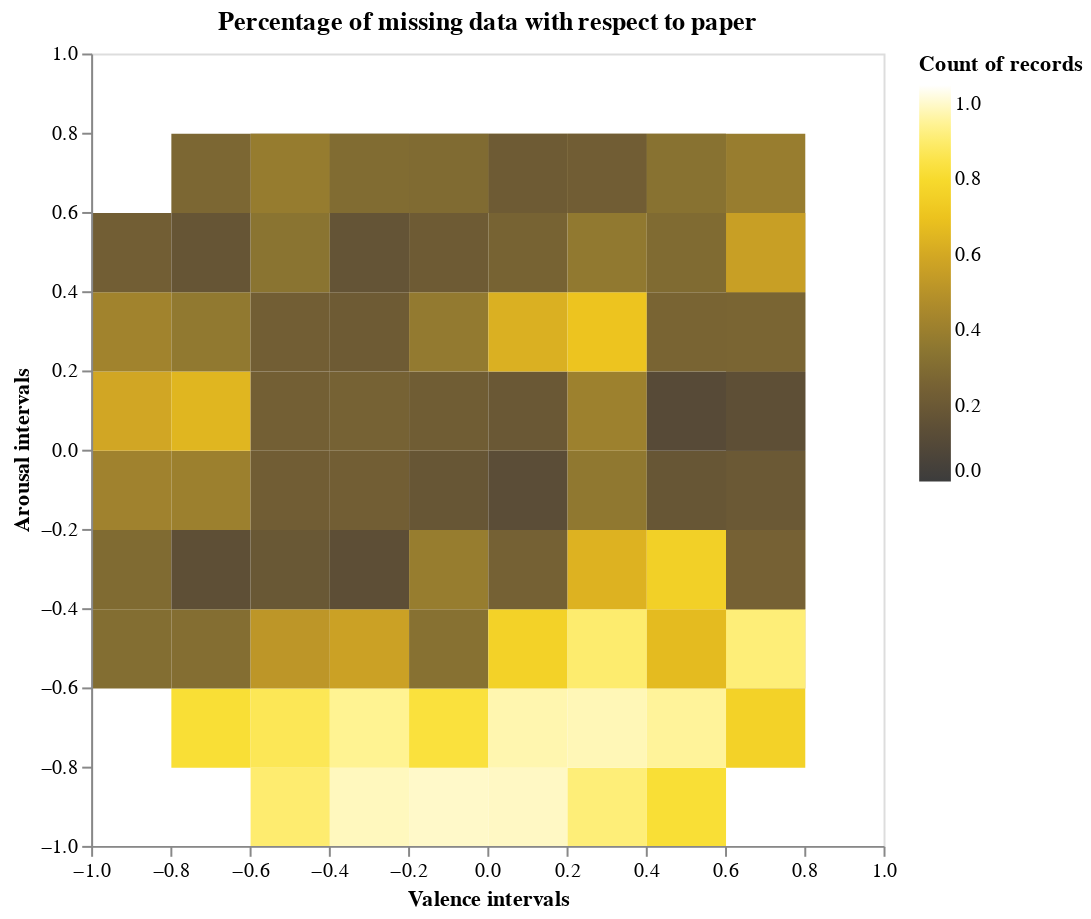

Notebook cell for this chart:
### Code cell
# Create the histogram using Altair
difference_histogram_2d = alt.Chart(hist_df_difference_normed).mark_rect().encode(
    x=alt.X('valence:Q', bin=alt.Bin(maxbins=total_bins), scale = alt.Scale(domain=[-1, 1]), 
            axis = alt.Axis(values=valence_edges, labelAngle=0, title="Valence intervals", labelFlush=False)),
    y=alt.Y('arousal:Q', bin=alt.Bin(maxbins=total_bins), scale = alt.Scale(domain=[-1, 1]), 
            axis = alt.Axis(values=arousal_edges, labelAngle=0, title="Arousal intervals", labelFlush=False)),
    color=alt.Color('percentage:Q', scale=alt.Scale(scheme='darkgold', domain=[0, 1.05]), 
                    legend=alt.Legend(title="Count of records")),
    tooltip=[
        alt.Tooltip('valence:Q', bin=alt.Bin(maxbins=total_bins), title='Valence Interval'),
        alt.Tooltip('arousal:Q', bin=alt.Bin(maxbins=total_bins), title='Arousal Interval'),
        alt.Tooltip('percentage:Q', title = 'Percentage of missing data'),
        alt.Tooltip('count:Q', title = 'Count of missing records')
    ]
).properties(
    width=400,
    height=400
)

# Overlay the heatmap and the dotted grid
difference_histogram_2d_with_dotted_grid = (difference_histogram_2d).properties(title = 'Percentage of missing data with respect to paper').interactive()
difference_histogram_2d_with_dotted_grid

### Figure 1 — Vega-Lite specification as saved in the notebook (floating-point values rounded to 4 significant figures)
{"config": {"view": {"continuousWidth": 300, "continuousHeight": 300}}, "data": {"name": "data-3c3847f4e16e7597ce4db4a3a99c140c"}, "mark": {"type": "rect"}, "encoding": {"color": {"field": "percentage", "legend": {"title": "Count of records"}, "scale": {"domain": [0, 1.05], "scheme": "darkgold"}, "type": "quantitative"}, "tooltip": [{"bin": {"maxbins": 10}, "field": "valence", "title": "Valence Interval", "type": "quantitative"}, {"bin": {"maxbins": 10}, "field": "arousal", "title": "Arousal Interval", "type": "quantitative"}, {"field": "percentage", "title": "Percentage of missing data", "type": "quantitative"}, {"field": "count", "title": "Count of missing records", "type": "quantitative"}], "x": {"axis": {"labelAngle": 0, "labelFlush": false, "title": "Valence intervals", "values": [-1.0, -0.8, -0.6, -0.4, -0.2, 0.0, 0.2, 0.4, 0.6, 0.8, 1.0]}, "bin": {"maxbins": 10}, "field": "valence", "scale": {"domain": [-1, 1]}, "type": "quantitative"}, "y": {"axis": {"labelAngle": 0, "labelFlush": false, "title": "Arousal intervals", "values": [-1.0, -0.8, -0.6, -0.4, -0.2, 0.0, 0.2, 0.4, 0.6, 0.8, 1.0]}, "bin": {"maxbins": 10}, "field": "arousal", "scale": {"domain": [-1, 1]}, "type": "quantitative"}}, "height": 400, "params": [{"name": "param_50", "select": {"type": "interval", "encodings": ["x", "y"]}, "bind": "scales"}], "title": "Percentage of missing data with respect to paper", "width": 400, "$schema": "https://vega.github.io/schema/vega-lite/v5.15.1.json", "datasets": {"data-3c3847f4e16e7597ce4db4a3a99c140c": [{"arousal": -1.0, "valence": -0.6, "count": 19.0, "percentage": 0.9048}, {"arousal": -1.0, "valence": -0.4, "count": 666.0, "percentage": 0.9881}, {"arousal": -1.0, "valence": -0.2, "count": 1020.0, "percentage": 0.999}, {"arousal": -1.0, "valence": 0.0, "count": 518.0, "percentage": 0.9942}, {"arousal": -1.0, "valence": 0.2, "count": 55.0, "percentage": 0.9167}, {"arousal": -1.0, "valence": 0.4, "count": 47.0, "percentage": 0.8246}, {"arousal": -0.8, "valence": -0.8, "count": 61.0, "percentage": 0.8243}, {"arousal": -0.8, "valence": -0.6, "count": 140.0, "percentage": 0.8696}, {"arousal": -0.8, "valence": -0.4, "count": 531.0, "percentage": 0.9465}, {"arousal": -0.8, "valence": -0.2, "count": 589.0, "percentage": 0.8343}, {"arousal": -0.8, "valence": 0.0, "count": 980.0, "percentage": 0.9742}, {"arousal": -0.8, "valence": 0.2, "count": 424.0, "percentage": 0.9815}, {"arousal": -0.8, "valence": 0.4, "count": 704.0, "percentage": 0.9539}, {"arousal": -0.8, "valence": 0.6, "count": 405.0, "percentage": 0.7642}, {"arousal": -0.6, "valence": -1.0, "count": 197.0, "percentage": 0.3088}, {"arousal": -0.6, "valence": -0.8, "count": 225.0, "percentage": 0.3125}, {"arousal": -0.6, "valence": -0.6, "count": 162.0, "percentage": 0.5192}, {"arousal": -0.6, "valence": -0.4, "count": 288.0, "percentage": 0.5703}, {"arousal": -0.6, "valence": -0.2, "count": 877.0, "percentage": 0.3261}, {"arousal": -0.6, "valence": 0.0, "count": 1461.0, "percentage": 0.7669}, {"arousal": -0.6, "valence": 0.2, "count": 1108.0, "percentage": 0.9023}, {"arousal": -0.6, "valence": 0.4, "count": 664.0, "percentage": 0.6694}, {"arousal": -0.6, "valence": 0.6, "count": 2292.0, "percentage": 0.5891}, {"arousal": -0.6, "valence": 0.8, "count": 877.0, "percentage": 0.9164}, {"arousal": -0.4, "valence": -1.0, "count": 2005.0, "percentage": 0.2962}, {"arousal": -0.4, "valence": -0.8, "count": 1339.0, "percentage": 0.1442}, {"arousal": -0.4, "valence": -0.6, "count": 754.0, "percentage": 0.1941}, {"arousal": -0.4, "valence": -0.4, "count": 341.0, "percentage": 0.1379}, {"arousal": -0.4, "valence": -0.2, "count": 2144.0, "percentage": 0.3877}, {"arousal": -0.4, "valence": 0.0, "count": 567.0, "percentage": 0.247}, {"arousal": -0.4, "valence": 0.2, "count": 2236.0, "percentage": 0.6378}, {"arousal": -0.4, "valence": 0.4, "count": 1378.0, "percentage": 0.7555}, {"arousal": -0.4, "valence": 0.6, "count": 974.0, "percentage": 0.3652}, {"arousal": -0.4, "valence": 0.8, "count": 281.0, "percentage": 0.2498}, {"arousal": -0.2, "valence": -1.0, "count": 1389.0, "percentage": 0.417}, {"arousal": -0.2, "valence": -0.8, "count": 521.0, "percentage": 0.4051}, {"arousal": -0.2, "valence": -0.6, "count": 676.0, "percentage": 0.2275}, {"arousal": -0.2, "valence": -0.4, "count": 1130.0, "percentage": 0.2328}, {"arousal": -0.2, "valence": -0.2, "count": 2587.0, "percentage": 0.1837}, {"arousal": -0.2, "valence": 0.0, "count": 1985.0, "percentage": 0.1297}, {"arousal": -0.2, "valence": 0.2, "count": 1489.0, "percentage": 0.3628}, {"arousal": -0.2, "valence": 0.4, "count": 1818.0, "percentage": 0.1818}, {"arousal": -0.2, "valence": 0.6, "count": 2087.0, "percentage": 0.1508}, {"arousal": -0.2, "valence": 0.8, "count": 2000.0, "percentage": 0.2023}, {"arousal": 0.0, "valence": -1.0, "count": 233.0, "percentage": 0.5899}, {"arousal": 0.0, "valence": -0.8, "count": 376.0, "percentage": 0.6516}, {"arousal": 0.0, "valence": -0.6, "count": 1299.0, "percentage": 0.2396}, {"arousal": 0.0, "valence": -0.4, "count": 922.0, "percentage": 0.2509}, {"arousal": 0.0, "valence": -0.2, "count": 2027.0, "percentage": 0.2246}, {"arousal": 0.0, "valence": 0.0, "count": 4581.0, "percentage": 0.1974}, {"arousal": 0.0, "valence": 0.2, "count": 2554.0, "percentage": 0.4095}, {"arousal": 0.0, "valence": 0.4, "count": 4755.0, "percentage": 0.1126}, {"arousal": 0.0, "valence": 0.6, "count": 2554.0, "percentage": 0.1097}, {"arousal": 0.0, "valence": 0.8, "count": 3003.0, "percentage": 0.1427}, {"arousal": 0.2, "valence": -1.0, "count": 333.0, "percentage": 0.4231}, {"arousal": 0.2, "valence": -0.8, "count": 502.0, "percentage": 0.368}, {"arousal": 0.2, "valence": -0.6, "count": 865.0, "percentage": 0.2338}, {"arousal": 0.2, "valence": -0.4, "count": 1375.0, "percentage": 0.2167}, {"arousal": 0.2, "valence": -0.2, "count": 1049.0, "percentage": 0.3741}, {"arousal": 0.2, "valence": 0.0, "count": 1097.0, "percentage": 0.6287}, {"arousal": 0.2, "valence": 0.2, "count": 580.0, "percentage": 0.7065}, {"arousal": 0.2, "valence": 0.4, "count": 1382.0, "percentage": 0.2637}, {"arousal": 0.2, "valence": 0.6, "count": 2535.0, "percentage": 0.2387}, {"arousal": 0.2, "valence": 0.8, "count": 2680.0, "percentage": 0.2698}, {"arousal": 0.4, "valence": -1.0, "count": 142.0, "percentage": 0.2328}, {"arousal": 0.4, "valence": -0.8, "count": 1411.0, "percentage": 0.1809}, {"arousal": 0.4, "valence": -0.6, "count": 904.0, "percentage": 0.3418}, {"arousal": 0.4, "valence": -0.4, "count": 604.0, "percentage": 0.1691}, {"arousal": 0.4, "valence": -0.2, "count": 443.0, "percentage": 0.2169}, {"arousal": 0.4, "valence": 0.0, "count": 645.0, "percentage": 0.2563}, {"arousal": 0.4, "valence": 0.2, "count": 730.0, "percentage": 0.3663}, {"arousal": 0.4, "valence": 0.4, "count": 138.0, "percentage": 0.2955}, {"arousal": 0.4, "valence": 0.6, "count": 439.0, "percentage": 0.3454}, {"arousal": 0.4, "valence": 0.8, "count": 516.0, "percentage": 0.5603}, {"arousal": 0.6, "valence": -0.8, "count": 977.0, "percentage": 0.2762}, {"arousal": 0.6, "valence": -0.6, "count": 1945.0, "percentage": 0.243}, {"arousal": 0.6, "valence": -0.4, "count": 899.0, "percentage": 0.2055}, {"arousal": 0.6, "valence": -0.2, "count": 1088.0, "percentage": 0.2148}, {"arousal": 0.6, "valence": 0.0, "count": 1252.0, "percentage": 0.3705}, {"arousal": 0.6, "valence": 0.2, "count": 1267.0, "percentage": 0.3039}, {"arousal": 0.6, "valence": 0.4, "count": 321.0, "percentage": 0.34}, {"arousal": 0.6, "valence": 0.6, "count": 340.0, "percentage": 0.3895}, {"arousal": 0.8, "valence": -0.6, "count": 1585.0, "percentage": 0.3844}, {"arousal": 0.8, "valence": -0.4, "count": 531.0, "percentage": 0.3019}, {"arousal": 0.8, "valence": -0.2, "count": 1429.0, "percentage": 0.2955}, {"arousal": 0.8, "valence": 0.0, "count": 400.0, "percentage": 0.2168}, {"arousal": 0.8, "valence": 0.2, "count": 383.0, "percentage": 0.2291}, {"arousal": 0.8, "valence": 0.4, "count": 245.0, "percentage": 0.3315}]}}
